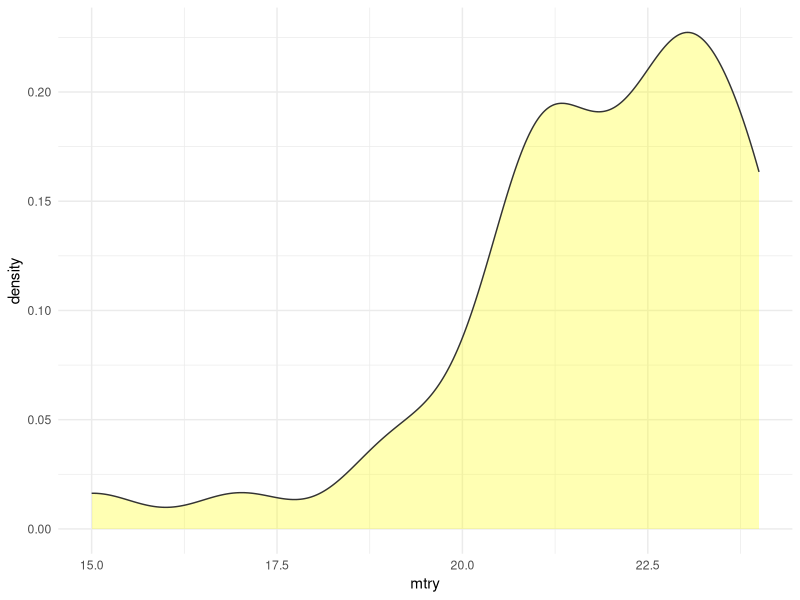
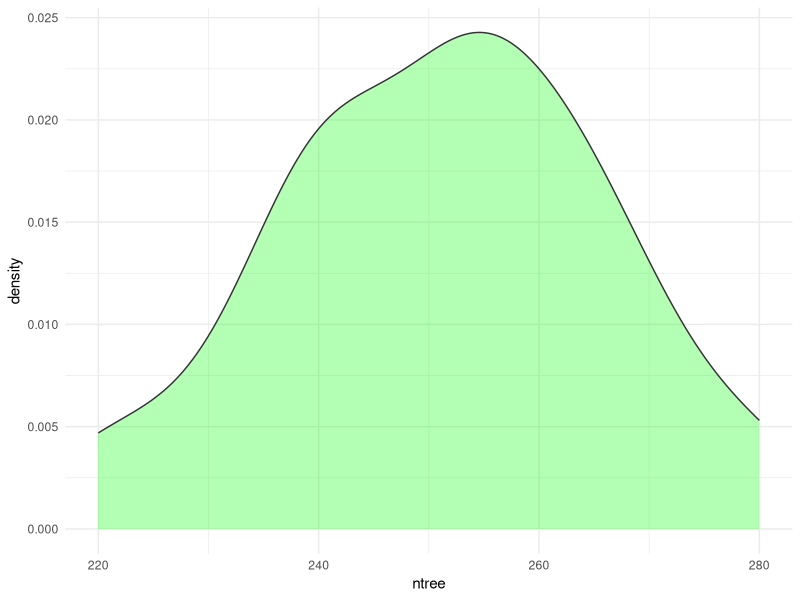
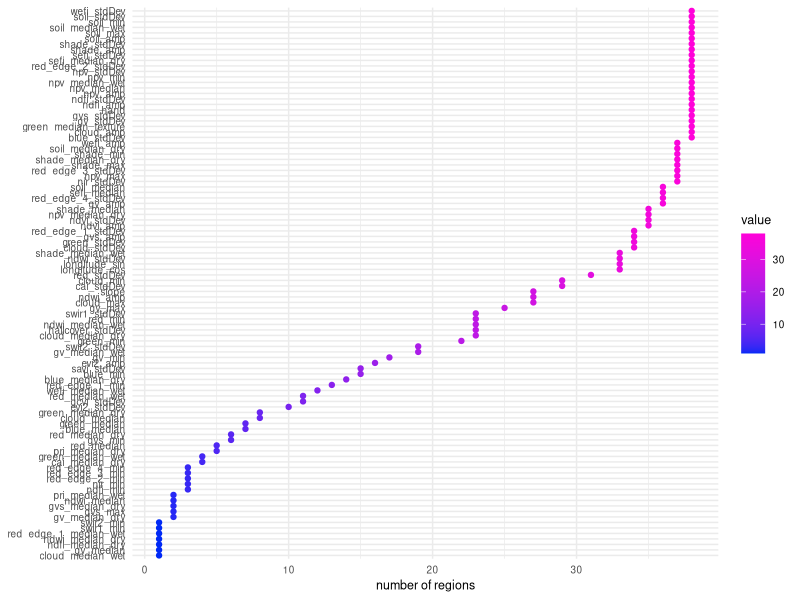

These charts were generated, in order, by the following R code:
## explore regional parameters 

library(ggplot2)

## read data
rf <- read.csv('./utils/col1/_params/rf.csv', sep=' ', dec='.')
bands <- read.csv('./utils/col1/_params/bands.csv', sep=' ', dec= '.')

## plot 
ggplot(rf, aes(mtry)) +
  geom_density(fill='yellow', col= 'gray20', alpha=0.3) +
  theme_minimal()

ggplot(rf, aes(ntree)) +
  geom_density(fill='green', col= 'gray20', alpha=0.3) +
  theme_minimal()

## get the most important variables
for (i in 1:length(unique(bands$region))) {
  ## get region x
  x <- subset(bands, region == unique(bands$region)[i])
  ## get 15 first
  x <- levels(reorder(x$band, -x$mean))[1:80]
  ## compile 
  if (exists('top') == FALSE) {
    top <- x
  } else {
    top <- rbind(top, x)
  }
  
}

## what variables most appear in the top
best <- reshape2::melt(table(top))

## get the worse  variables
for (i in 1:length(unique(bands$region))) {
  ## get region x
  x <- subset(bands, region == unique(bands$region)[i])
  ## get 15 first
  x <- levels(reorder(x$band, -x$mean))[81:length(x$band)]
  ## compile 
  if (exists('worse') == FALSE) {
    worse <- x
  } else {
    worse <- rbind(worse, x)
  }
  
}

## what variables most appear in the worse
worse <- reshape2::melt(table(worse))

ggplot(data= worse, aes(x= reorder(worse, value), y= value, colour= value)) +
  geom_point(stat='identity') +
  scale_colour_gradient(low= '#0029F6', high= '#FF02D9') +
  coord_flip() +
  xlab(NULL) +
  ylab('number of regions') +
  theme_minimal() +
  theme(text = element_text(size = 9))

